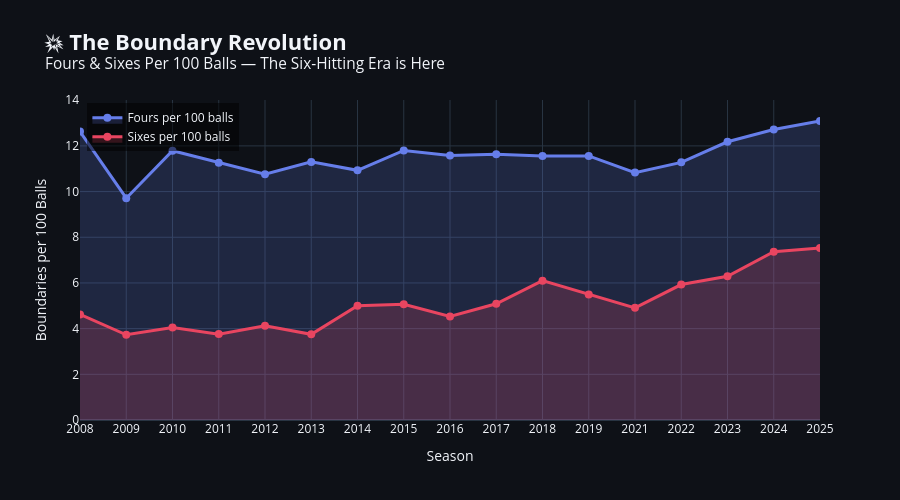

The notebook cell saved with this chart:
### Markdown cell above
### 💡 Insight: The Run Rate Has Surged 25%+ Since 2008

The data reveals a **clear upward trend** in scoring rates. The average runs per over has climbed from around **7.0 in 2008 to 8.5+ in recent seasons** — a staggering increase that reflects the evolution of power-hitting, ultra-aggressive batting approaches, and impact player rules.

### Code cell
# ============================================================
# 🎯 The Boundary Revolution: Fours vs Sixes Over Time
# ============================================================

boundary_evolution = deliveries.copy()
boundary_evolution['is_four'] = (boundary_evolution['runs_off_bat'] == 4).astype(int)
boundary_evolution['is_six'] = (boundary_evolution['runs_off_bat'] == 6).astype(int)
boundary_evolution['season'] = boundary_evolution['season'].astype(str).replace(season_map)

boundaries_by_season = boundary_evolution.groupby('season').agg(
    total_fours=('is_four', 'sum'),
    total_sixes=('is_six', 'sum'),
    total_deliveries=('runs_off_bat', 'count'),
).reset_index()
boundaries_by_season['season_int'] = boundaries_by_season['season'].astype(int)
boundaries_by_season = boundaries_by_season.sort_values('season_int')

# Fours and Sixes per 100 balls
boundaries_by_season['fours_per_100'] = (boundaries_by_season['total_fours'] / boundaries_by_season['total_deliveries'] * 100).round(2)
boundaries_by_season['sixes_per_100'] = (boundaries_by_season['total_sixes'] / boundaries_by_season['total_deliveries'] * 100).round(2)
boundaries_by_season['boundary_pct'] = (
    (boundaries_by_season['total_fours'] + boundaries_by_season['total_sixes'])
    / boundaries_by_season['total_deliveries'] * 100
).round(2)

fig = go.Figure()

fig.add_trace(go.Scatter(
    x=boundaries_by_season['season'],
    y=boundaries_by_season['fours_per_100'],
    name='Fours per 100 balls',
    mode='lines+markers',
    fill='tozeroy',
    line=dict(color='#667eea', width=3),
    marker=dict(size=8),
    fillcolor='rgba(102, 126, 234, 0.2)',
))

fig.add_trace(go.Scatter(
    x=boundaries_by_season['season'],
    y=boundaries_by_season['sixes_per_100'],
    name='Sixes per 100 balls',
    mode='lines+markers',
    fill='tozeroy',
    line=dict(color='#e94560', width=3),
    marker=dict(size=8),
    fillcolor='rgba(233, 69, 96, 0.2)',
))

fig.update_layout(
    title=dict(
        text='<b>💥 The Boundary Revolution</b><br><sup>Fours & Sixes Per 100 Balls — The Six-Hitting Era is Here</sup>',
        font=dict(size=22),
    ),
    xaxis_title='Season',
    yaxis_title='Boundaries per 100 Balls',
    template='plotly_dark',
    paper_bgcolor='#0e1117',
    plot_bgcolor='#0e1117',
    height=500,
    legend=dict(x=0.01, y=0.99, bgcolor='rgba(0,0,0,0.5)'),
    margin=dict(t=100),
)
fig.show()

### Figure 1 — Plotly figure (JSON) as saved in the notebook; plotly's stock layout.template omitted (floating-point values rounded to 4 significant figures)
{"data": [{"fill": "tozeroy", "fillcolor": "rgba(102, 126, 234, 0.2)", "line": {"color": "#667eea", "width": 3}, "marker": {"size": 8}, "mode": "lines+markers", "name": "Fours per 100 balls", "type": "scatter", "x": ["2008", "2009", "2010", "2011", "2012", "2013", "2014", "2015", "2016", "2017", "2018", "2019", "2021", "2022", "2023", "2024", "2025"], "y": [12.63, 9.71, 11.79, 11.26, 10.76, 11.3, 10.93, 11.8, 11.58, 11.63, 11.56, 11.56, 10.83, 11.28, 12.18, 12.72, 13.09]}, {"fill": "tozeroy", "fillcolor": "rgba(233, 69, 96, 0.2)", "line": {"color": "#e94560", "width": 3}, "marker": {"size": 8}, "mode": "lines+markers", "name": "Sixes per 100 balls", "type": "scatter", "x": ["2008", "2009", "2010", "2011", "2012", "2013", "2014", "2015", "2016", "2017", "2018", "2019", "2021", "2022", "2023", "2024", "2025"], "y": [4.62, 3.73, 4.05, 3.76, 4.13, 3.75, 5.0, 5.07, 4.53, 5.09, 6.1, 5.49, 4.91, 5.93, 6.29, 7.37, 7.53]}], "layout": {"height": 500, "legend": {"bgcolor": "rgba(0,0,0,0.5)", "x": 0.01, "y": 0.99}, "margin": {"t": 100}, "paper_bgcolor": "#0e1117", "plot_bgcolor": "#0e1117", "title": {"font": {"size": 22}, "text": "<b>💥 The Boundary Revolution</b><br><sup>Fours & Sixes Per 100 Balls — The Six-Hitting Era is Here</sup>"}, "xaxis": {"title": {"text": "Season"}}, "yaxis": {"title": {"text": "Boundaries per 100 Balls"}}}}
